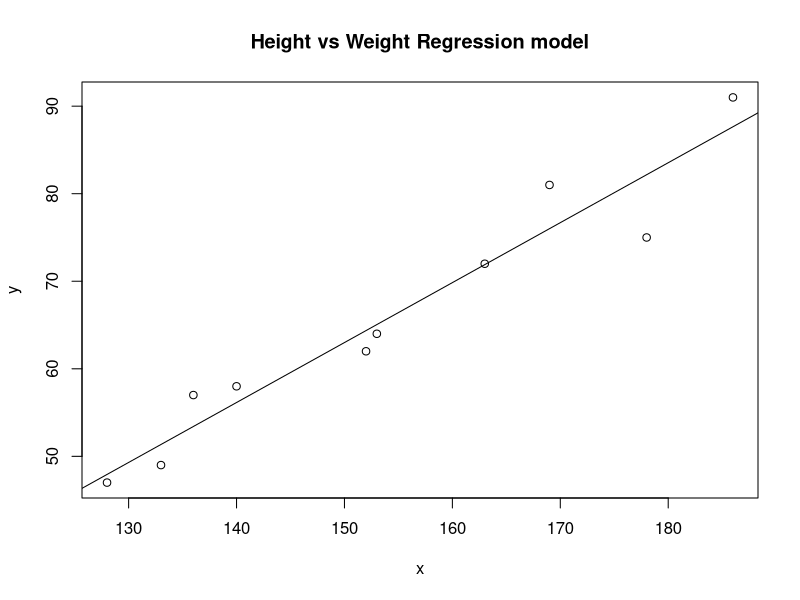

Write R code to recreate this figure.
# Linear Regression
# Height vector
x <- c(153, 169, 140, 186, 128, 136, 178, 163, 152, 133)
# Weight vector
y <- c(64, 81, 58, 91, 47, 57, 75, 72, 62, 49)
# Create a linear regression model
model <- lm(y~x)
# Print regression model
print(model)
# Find the weight of a person 
# With height 182
df <- data.frame(x = 182)
res <- predict(model, df)
cat("\nPredicted value of a person with height = 182")
print(res)
# Output to be present as PNG file
png(file = "linearRegGFG.png")
# Plot
plot(x, y, main = "Height vs Weight Regression model")
abline(lm(y~x))
# Save the file.
dev.off()
